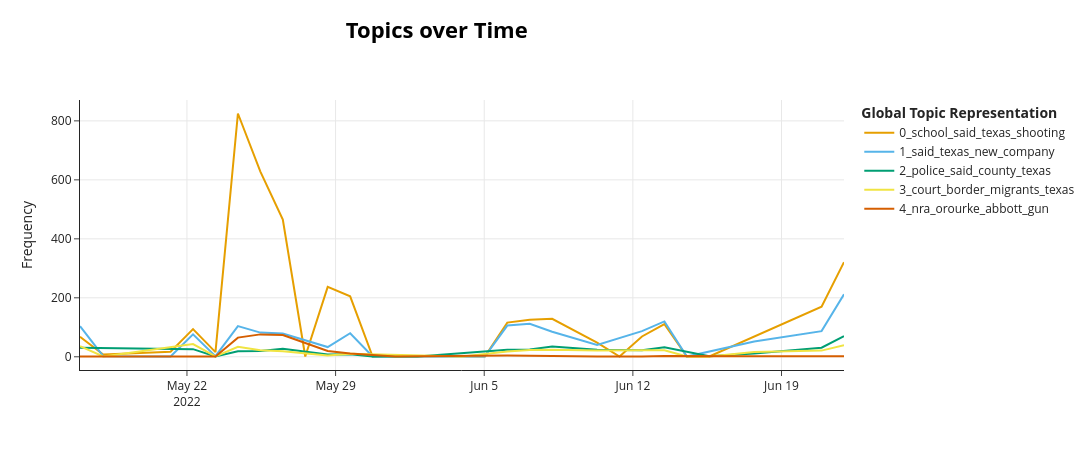

Here is the notebook cell this chart was saved with:
### Code cell
# Temporal dynamics

topics_over_time = topic_model.topics_over_time(texts, dates, nr_bins=35)  # ~5 weeks
fig = topic_model.visualize_topics_over_time(topics_over_time, top_n_topics=5)
fig

### Figure 1 — Plotly figure (JSON) as saved in the notebook; plotly's stock layout.template omitted (floating-point values rounded to 4 significant figures)
{"data": [{"hoverinfo": "text", "hovertext": ["<b>Topic 0</b><br>Words: said, school, texas, shooting, people", "<b>Topic 0</b><br>Words: school, said, texas, uvalde, shooting", "<b>Topic 0</b><br>Words: gun, said, school, shooting, uvalde", "<b>Topic 0</b><br>Words: said, texas, school, shooting, gun", "<b>Topic 0</b><br>Words: school, uvalde, texas, schools, shooting", "<b>Topic 0</b><br>Words: school, said, shooting, texas, gun", "<b>Topic 0</b><br>Words: school, said, shooting, texas, gun", "<b>Topic 0</b><br>Words: school, said, texas, shooting, gun", "<b>Topic 0</b><br>Words: kwon, students, poway, mizel, del", "<b>Topic 0</b><br>Words: school, said, shooting, gun, uvalde", "<b>Topic 0</b><br>Words: school, said, shooting, gun, uvalde", "<b>Topic 0</b><br>Words: bond, vote, ask, cant, belton", "<b>Topic 0</b><br>Words: school, lyle, baldwin, danville, legislation", "<b>Topic 0</b><br>Words: officers, school, students, police, schools", "<b>Topic 0</b><br>Words: cisneros, cuellar, maloney, ms, aoc", "<b>Topic 0</b><br>Words: school, said, gun, texas, shooting", "<b>Topic 0</b><br>Words: said, school, gun, shooting, uvalde", "<b>Topic 0</b><br>Words: school, said, gun, texas, shooting", "<b>Topic 0</b><br>Words: school, said, texas, police, gun", "<b>Topic 0</b><br>Words: watergate, bernstein, woodward, bugging, post", "<b>Topic 0</b><br>Words: gun, school, said, texas, shooting", "<b>Topic 0</b><br>Words: school, gun, said, texas, uvalde", "<b>Topic 0</b><br>Words: gun, measure, said, firearms, video", "<b>Topic 0</b><br>Words: flag, red, laws, gun, state", "<b>Topic 0</b><br>Words: said, school, police, texas, shooting", "<b>Topic 0</b><br>Words: said, school, texas, officers, police", "<b>Topic 0</b><br>Words: said, school, gun, texas, uvalde"], "marker": {"color": "#E69F00"}, "mode": "lines", "name": "0_school_said_texas_shooting", "type": "scatter", "x": ["2022-05-16T23:06:43.200000000", "2022-05-18T01:22:17.142857142", "2022-05-21T05:29:08.571428571", "2022-05-22T06:51:25.714285714", "2022-05-23T08:13:42.857142857", "2022-05-24T09:36:00.000000000", "2022-05-25T10:58:17.142857142", "2022-05-26T12:20:34.285714285", "2022-05-27T13:42:51.428571428", "2022-05-28T15:05:08.571428571", "2022-05-29T16:27:25.714285714", "2022-05-30T17:49:42.857142857", "2022-05-31T19:12:00.000000000", "2022-06-03T23:18:51.428571428", "2022-06-05T00:41:08.571428571", "2022-06-06T02:03:25.714285714", "2022-06-07T03:25:42.857142857", "2022-06-08T04:48:00.000000000", "2022-06-10T07:32:34.285714285", "2022-06-11T08:54:51.428571428", "2022-06-12T10:17:08.571428571", "2022-06-13T11:39:25.714285714", "2022-06-14T13:01:42.857142857", "2022-06-15T14:24:00.000000000", "2022-06-17T17:08:34.285714286", "2022-06-20T21:15:25.714285714", "2022-06-21T22:37:42.857142857"], "y": [68, 8, 17, 94, 16, 825, 628, 465, 1, 237, 205, 1, 3, 2, 1, 116, 126, 129, 48, 1, 69, 111, 1, 1, 69, 170, 321]}, {"hoverinfo": "text", "hovertext": ["<b>Topic 1</b><br>Words: religious, texas, said, market, new", "<b>Topic 1</b><br>Words: drought, water, texas, generators, state", "<b>Topic 1</b><br>Words: de, es, que, ms, vivos", "<b>Topic 1</b><br>Words: said, texas, company, new, energy", "<b>Topic 1</b><br>Words: nm, central, samsung, texas, rail", "<b>Topic 1</b><br>Words: said, texas, new, like, company", "<b>Topic 1</b><br>Words: said, texas, new, market, business", "<b>Topic 1</b><br>Words: said, texas, new, years, energy", "<b>Topic 1</b><br>Words: wise, said, texas, service, new", "<b>Topic 1</b><br>Words: said, company, texas, new, like", "<b>Topic 1</b><br>Words: power, grid, editorialrising, demand, summer", "<b>Topic 1</b><br>Words: dust, saharan, atlantic, nasa, sahara", "<b>Topic 1</b><br>Words: monkeypox, patient, vallarta, afp, puerto", "<b>Topic 1</b><br>Words: energy, cruz, knows, benen, maddowblog", "<b>Topic 1</b><br>Words: twitter, said, texas, new, musk", "<b>Topic 1</b><br>Words: texas, said, new, company, twitter", "<b>Topic 1</b><br>Words: said, new, texas, company, climate", "<b>Topic 1</b><br>Words: new, said, texas, energy, cancer", "<b>Topic 1</b><br>Words: said, texas, company, new, business", "<b>Topic 1</b><br>Words: said, texas, water, new, company", "<b>Topic 1</b><br>Words: elon, child, pronoun, musks, wants", "<b>Topic 1</b><br>Words: said, like, debt, new, texas", "<b>Topic 1</b><br>Words: said, texas, energy, company, new", "<b>Topic 1</b><br>Words: said, texas, new, company, like"], "marker": {"color": "#56B4E9"}, "mode": "lines", "name": "1_said_texas_new_company", "type": "scatter", "x": ["2022-05-16T23:06:43.200000000", "2022-05-18T01:22:17.142857142", "2022-05-21T05:29:08.571428571", "2022-05-22T06:51:25.714285714", "2022-05-23T08:13:42.857142857", "2022-05-24T09:36:00.000000000", "2022-05-25T10:58:17.142857142", "2022-05-26T12:20:34.285714285", "2022-05-28T15:05:08.571428571", "2022-05-29T16:27:25.714285714", "2022-05-30T17:49:42.857142857", "2022-05-31T19:12:00.000000000", "2022-06-01T20:34:17.142857143", "2022-06-05T00:41:08.571428571", "2022-06-06T02:03:25.714285714", "2022-06-07T03:25:42.857142857", "2022-06-08T04:48:00.000000000", "2022-06-10T07:32:34.285714285", "2022-06-12T10:17:08.571428571", "2022-06-13T11:39:25.714285714", "2022-06-14T13:01:42.857142857", "2022-06-17T17:08:34.285714286", "2022-06-20T21:15:25.714285714", "2022-06-21T22:37:42.857142857"], "y": [104, 2, 1, 76, 2, 104, 82, 79, 33, 80, 1, 2, 1, 1, 106, 112, 85, 40, 87, 120, 1, 52, 87, 212]}, {"hoverinfo": "text", "hovertext": ["<b>Topic 2</b><br>Words: county, lopez, police, texas, said", "<b>Topic 2</b><br>Words: armstrong, strickland, wilson, wilsons, county", "<b>Topic 2</b><br>Words: crash, pregnant, attempted, vehicle, williamson", "<b>Topic 2</b><br>Words: police, man, said, according, county", "<b>Topic 2</b><br>Words: police, drugs, said, man, prison", "<b>Topic 2</b><br>Words: county, said, police, sentenced, texas", "<b>Topic 2</b><br>Words: police, fulton, county, lumpkin, said", "<b>Topic 2</b><br>Words: maher, police, lark, lopez, found", "<b>Topic 2</b><br>Words: jail, inmates, barry, allen, blevins", "<b>Topic 2</b><br>Words: intercourse, sentenced, sexual, doe, sexually", "<b>Topic 2</b><br>Words: police, said, prison, woman, inmate", "<b>Topic 2</b><br>Words: atwood, said, police, armstrong, airport", "<b>Topic 2</b><br>Words: holly, said, found, clouse, family", "<b>Topic 2</b><br>Words: texas, said, county, police, found", "<b>Topic 2</b><br>Words: police, said, county, texas, thomas", "<b>Topic 2</b><br>Words: police, arrested, texas, said, county", "<b>Topic 2</b><br>Words: palestine, police, tuell, lomax, arrested", "<b>Topic 2</b><br>Words: man, police, said, texas, county", "<b>Topic 2</b><br>Words: police, county, texas, said, suspect", "<b>Topic 2</b><br>Words: police, county, said, man, texas"], "marker": {"color": "#009E73"}, "mode": "lines", "name": "2_police_said_county_texas", "type": "scatter", "x": ["2022-05-16T23:06:43.200000000", "2022-05-22T06:51:25.714285714", "2022-05-23T08:13:42.857142857", "2022-05-24T09:36:00.000000000", "2022-05-25T10:58:17.142857142", "2022-05-26T12:20:34.285714285", "2022-05-28T15:05:08.571428571", "2022-05-29T16:27:25.714285714", "2022-05-30T17:49:42.857142857", "2022-06-01T20:34:17.142857143", "2022-06-06T02:03:25.714285714", "2022-06-07T03:25:42.857142857", "2022-06-08T04:48:00.000000000", "2022-06-10T07:32:34.285714285", "2022-06-12T10:17:08.571428571", "2022-06-13T11:39:25.714285714", "2022-06-15T14:24:00.000000000", "2022-06-17T17:08:34.285714286", "2022-06-20T21:15:25.714285714", "2022-06-21T22:37:42.857142857"], "y": [31, 26, 1, 19, 20, 27, 8, 9, 1, 1, 24, 25, 35, 24, 22, 32, 2, 11, 31, 70]}, {"hoverinfo": "text", "hovertext": ["<b>Topic 3</b><br>Words: court, border, migrants, law, supreme", "<b>Topic 3</b><br>Words: title, asylum, expulsions, pinheiro, migrants", "<b>Topic 3</b><br>Words: court, border, migrants, title, law", "<b>Topic 3</b><br>Words: court, circuit, social, floridas, media", "<b>Topic 3</b><br>Words: court, bankruptcy, border, migrants, circuit", "<b>Topic 3</b><br>Words: court, paxton, bar, texas, border", "<b>Topic 3</b><br>Words: court, sec, circuit, federal, border", "<b>Topic 3</b><br>Words: court, border, bench, migrants, supreme", "<b>Topic 3</b><br>Words: court, border, bar, state, care", "<b>Topic 3</b><br>Words: jones, bankruptcy, lawsuits, infowars, companies", "<b>Topic 3</b><br>Words: court, migrants, border, texas, judge", "<b>Topic 3</b><br>Words: court, trade, plaintiffs, plaintiff, texas", "<b>Topic 3</b><br>Words: court, texas, border, transgender, families", "<b>Topic 3</b><br>Words: court, pflag, border, texas, judge", "<b>Topic 3</b><br>Words: court, border, andrus, texas, supreme", "<b>Topic 3</b><br>Words: court, migrants, border, judge, said", "<b>Topic 3</b><br>Words: mexican, caravan, migrants, border, coahuila", "<b>Topic 3</b><br>Words: mexican, caravan, migrants, border, coahuila", "<b>Topic 3</b><br>Words: court, valdovinos, border, daca, migrants", "<b>Topic 3</b><br>Words: court, migrants, border, jury, texas", "<b>Topic 3</b><br>Words: court, sec, supreme, proceedings, courts"], "marker": {"color": "#F0E442"}, "mode": "lines", "name": "3_court_border_migrants_texas", "type": "scatter", "x": ["2022-05-16T23:06:43.200000000", "2022-05-18T01:22:17.142857142", "2022-05-22T06:51:25.714285714", "2022-05-23T08:13:42.857142857", "2022-05-24T09:36:00.000000000", "2022-05-25T10:58:17.142857142", "2022-05-26T12:20:34.285714285", "2022-05-28T15:05:08.571428571", "2022-05-29T16:27:25.714285714", "2022-06-03T23:18:51.428571428", "2022-06-06T02:03:25.714285714", "2022-06-07T03:25:42.857142857", "2022-06-08T04:48:00.000000000", "2022-06-10T07:32:34.285714285", "2022-06-12T10:17:08.571428571", "2022-06-13T11:39:25.714285714", "2022-06-14T13:01:42.857142857", "2022-06-15T14:24:00.000000000", "2022-06-17T17:08:34.285714286", "2022-06-20T21:15:25.714285714", "2022-06-21T22:37:42.857142857"], "y": [36, 1, 43, 1, 34, 22, 19, 4, 10, 1, 18, 23, 24, 21, 22, 22, 1, 1, 16, 21, 39]}, {"hoverinfo": "text", "hovertext": ["<b>Topic 4</b><br>Words: burr, comedianactorpodcaster, edgy, slight, bill", "<b>Topic 4</b><br>Words: sonnenfeld, companies, tax, ceos, delta", "<b>Topic 4</b><br>Words: mourners, booed, greg, gov, abbott", "<b>Topic 4</b><br>Words: orourke, mental, gun, school, health", "<b>Topic 4</b><br>Words: orourke, nra, abbott, texas, uvalde", "<b>Topic 4</b><br>Words: nra, orourke, abbott, gun, texas", "<b>Topic 4</b><br>Words: nra, convention, gun, texas, abbott", "<b>Topic 4</b><br>Words: nra, convention, cruz, gun, houston", "<b>Topic 4</b><br>Words: nra, orourke, abbott, gun, texas", "<b>Topic 4</b><br>Words: busch, valentine, nra, farm, grants", "<b>Topic 4</b><br>Words: nra, gun, abbott, texas, national", "<b>Topic 4</b><br>Words: cruz, ted, tweets, zodiac, killer", "<b>Topic 4</b><br>Words: nra, gun, north, carolina, orourke", "<b>Topic 4</b><br>Words: nra, program, shut, total, lapierre", "<b>Topic 4</b><br>Words: abbott, orourke, uvalde, nra, school", "<b>Topic 4</b><br>Words: orourke, poll, percent, abbott, nra", "<b>Topic 4</b><br>Words: montana, gianfortes, governor, flooding, cruz", "<b>Topic 4</b><br>Words: border, cruz, cages, biden, texas"], "marker": {"color": "#D55E00"}, "mode": "lines", "name": "4_nra_orourke_abbott_gun", "type": "scatter", "x": ["2022-05-16T23:06:43.200000000", "2022-05-19T02:44:34.285714285", "2022-05-22T06:51:25.714285714", "2022-05-23T08:13:42.857142857", "2022-05-24T09:36:00.000000000", "2022-05-25T10:58:17.142857142", "2022-05-26T12:20:34.285714285", "2022-05-28T15:05:08.571428571", "2022-05-29T16:27:25.714285714", "2022-05-31T19:12:00.000000000", "2022-06-06T02:03:25.714285714", "2022-06-07T03:25:42.857142857", "2022-06-08T04:48:00.000000000", "2022-06-10T07:32:34.285714285", "2022-06-12T10:17:08.571428571", "2022-06-13T11:39:25.714285714", "2022-06-17T17:08:34.285714286", "2022-06-21T22:37:42.857142857"], "y": [1, 1, 1, 1, 65, 76, 74, 20, 11, 1, 4, 3, 3, 1, 1, 3, 2, 2]}], "layout": {"height": 450, "hoverlabel": {"bgcolor": "white", "font": {"family": "Rockwell", "size": 16}}, "legend": {"title": {"text": "<b>Global Topic Representation"}}, "title": {"font": {"color": "Black", "size": 22}, "text": "<b>Topics over Time</b>", "x": 0.4, "xanchor": "center", "y": 0.95, "yanchor": "top"}, "width": 1250, "xaxis": {"showgrid": true}, "yaxis": {"showgrid": true, "title": {"text": "Frequency"}}}}
